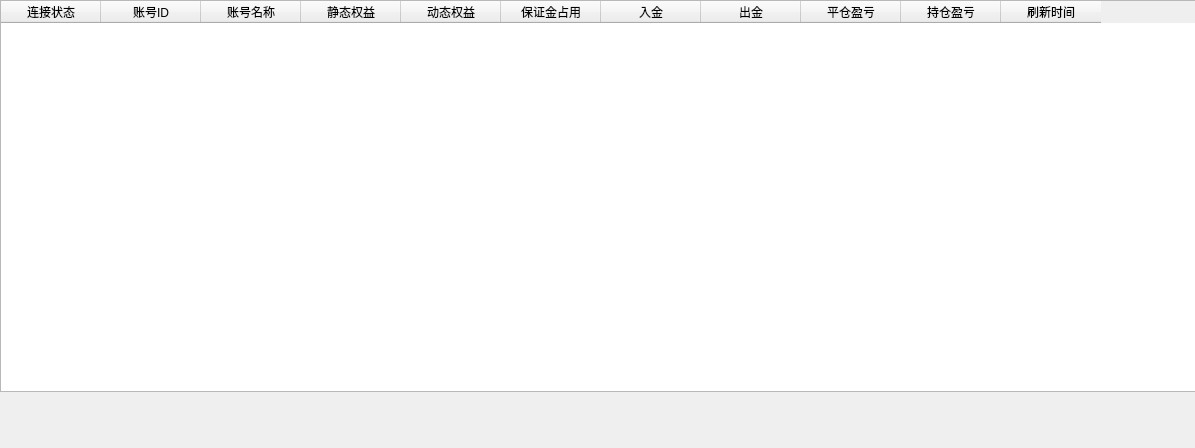
<?xml version="1.0" encoding="UTF-8"?>
<ui version="4.0">
 <class>Form</class>
 <widget class="QWidget" name="Form">
  <property name="geometry">
   <rect>
    <x>0</x>
    <y>0</y>
    <width>1195</width>
    <height>448</height>
   </rect>
  </property>
  <property name="windowTitle">
   <string>Form</string>
  </property>
  <widget class="QTableWidget" name="tableWidget">
   <property name="geometry">
    <rect>
     <x>0</x>
     <y>0</y>
     <width>1208</width>
     <height>392</height>
    </rect>
   </property>
   <column>
    <property name="text">
     <string>连接状态</string>
    </property>
   </column>
   <column>
    <property name="text">
     <string>账号ID</string>
    </property>
   </column>
   <column>
    <property name="text">
     <string>账号名称</string>
    </property>
   </column>
   <column>
    <property name="text">
     <string>静态权益</string>
    </property>
   </column>
   <column>
    <property name="text">
     <string>动态权益</string>
    </property>
   </column>
   <column>
    <property name="text">
     <string>保证金占用</string>
    </property>
   </column>
   <column>
    <property name="text">
     <string>入金</string>
    </property>
   </column>
   <column>
    <property name="text">
     <string>出金</string>
    </property>
   </column>
   <column>
    <property name="text">
     <string>平仓盈亏</string>
    </property>
   </column>
   <column>
    <property name="text">
     <string>持仓盈亏</string>
    </property>
   </column>
   <column>
    <property name="text">
     <string>刷新时间</string>
    </property>
   </column>
  </widget>
 </widget>
 <resources/>
 <connections/>
</ui>
